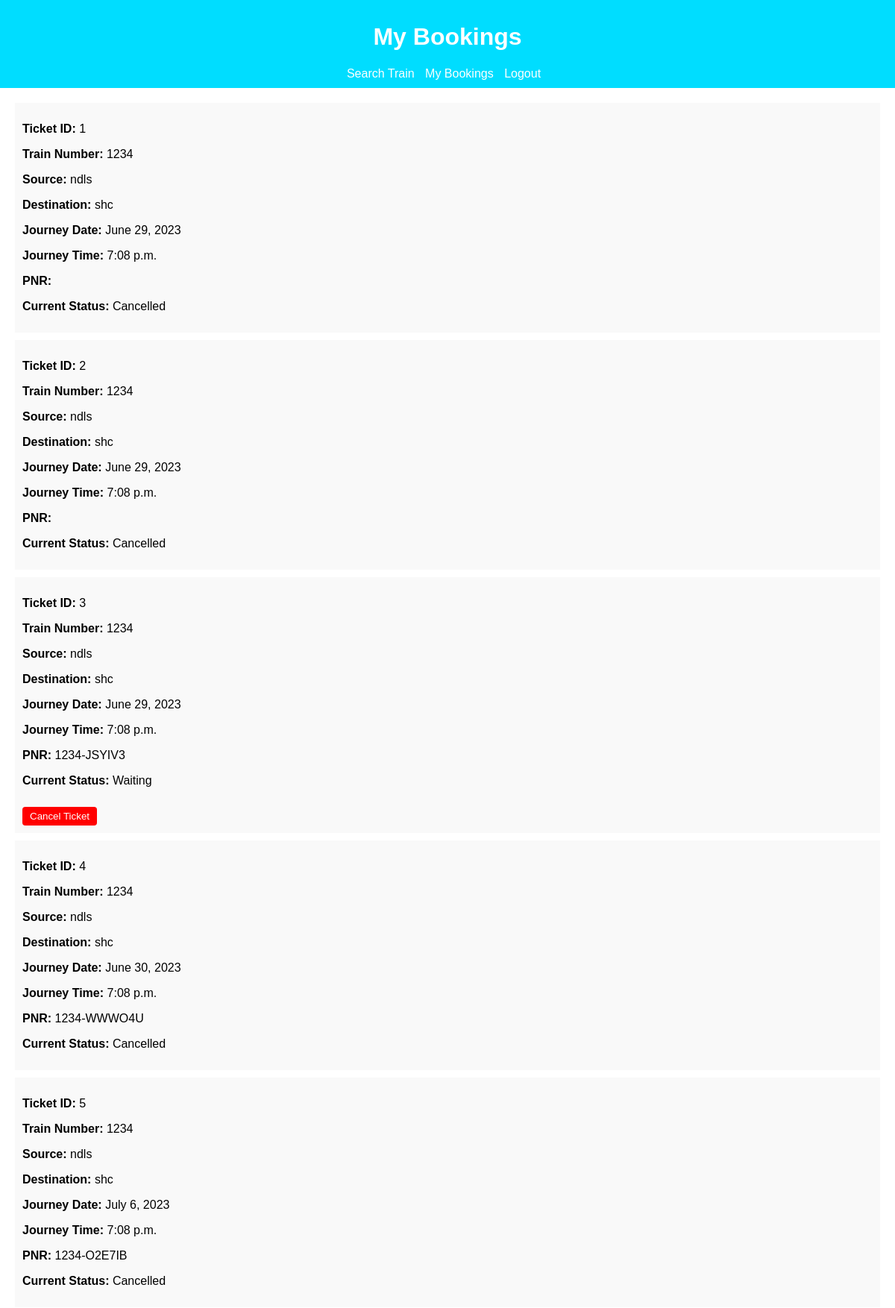
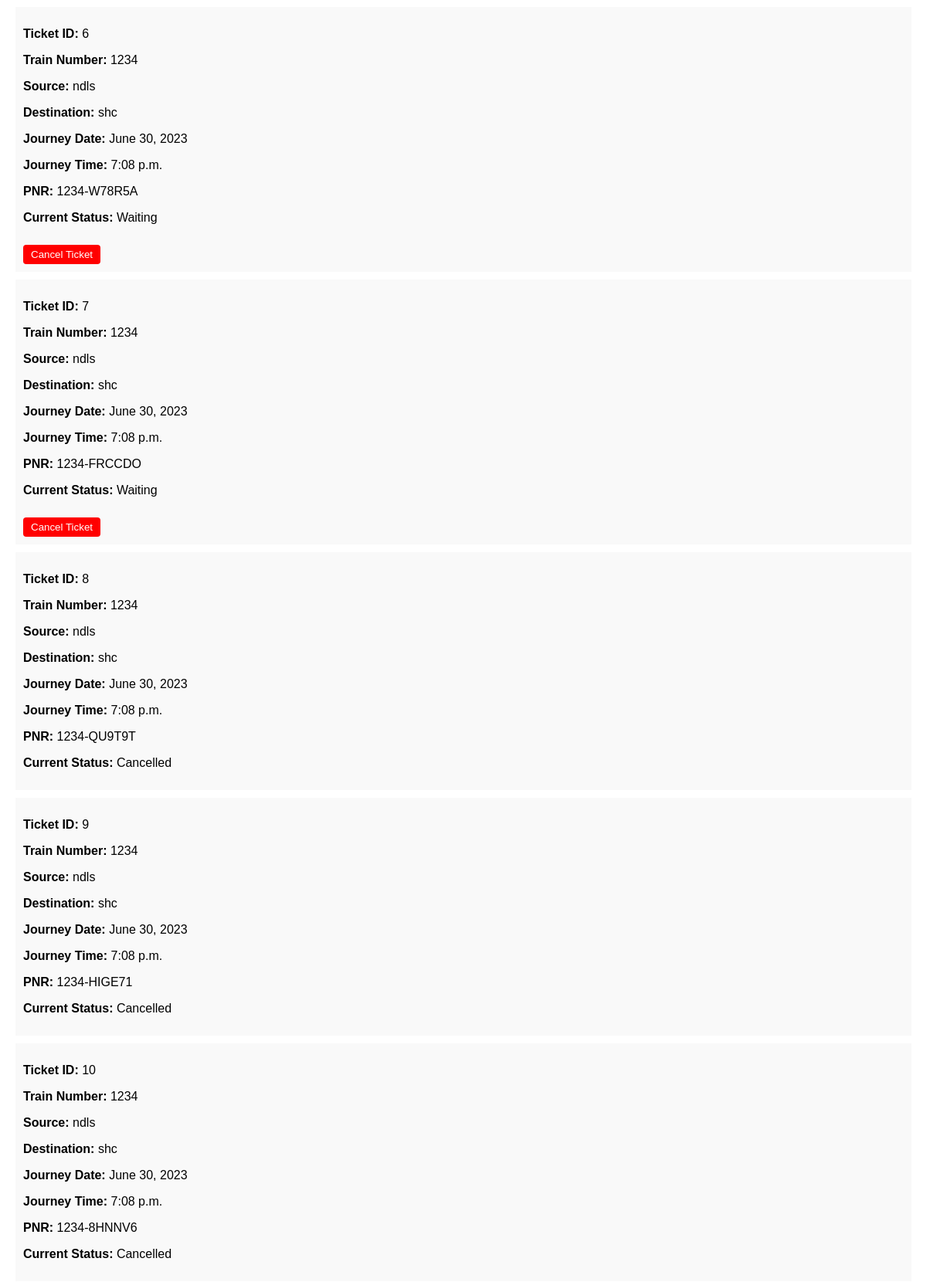
Screenshot of /core/my-bookings/ (signed in, upper part) with the database file from the repository (2 pictures, top to bottom).
### core/models.py (models this page shows)
class Ticket(models.Model):
    user = models.ForeignKey(CustomUser, on_delete=models.CASCADE)
    train_number = models.CharField(max_length=100)
    source = models.CharField(max_length=100)
    destination = models.CharField(max_length=100)
    journey_date = models.DateField()
    journey_time = models.TimeField()
    pnr = models.CharField(max_length=100)
    status = models.CharField(default='Waiting', max_length=100)

### core/views.py (the view)
# urls.py: path('my-bookings/', my_bookings, name='my_bookings'),
def my_bookings(request):
    tickets = Ticket.objects.filter(user=request.user)
    return render(request, 'my_bookings.html', {'tickets': tickets})

### templates/my_bookings.html (shortened to what this page needs)
<!DOCTYPE html>
<html>
<head>
</head>
<body>
    <header>
        <h1>My Bookings</h1>
        <nav>
            <ul>
                <li><a href="{% url 'core:train_search' %}">Search Train</a></li>
                <li><a href="{% url 'core:my_bookings' %}">My Bookings</a></li>
                <li><a href="{% url 'users:logout' %}">Logout</a></li>
            </ul>
        </nav>
    </header>
    <div class="container">
        {% if tickets %}
        <ul class="booking-list">
            {% for ticket in tickets %}
            <li class="booking-item">
                <p><strong>Ticket ID:</strong> {{ ticket.id }}</p>
                <p><strong>Train Number:</strong> {{ ticket.train_number }}</p>
                <p><strong>Source:</strong> {{ ticket.source }}</p>
                <p><strong>Destination:</strong> {{ ticket.destination }}</p>
                <p><strong>Journey Date:</strong> {{ ticket.journey_date }}</p>
                <p><strong>Journey Time:</strong> {{ ticket.journey_time }}</p>
                <p><strong>PNR:</strong> {{ ticket.pnr }}</p>
                <p><strong>Current Status:</strong> {{ ticket.status }}</p>
                {% if ticket.status != "Cancelled" %}
                <button type="button" class="btn" onclick="cancelTicket('{{ ticket.id }}')">Cancel Ticket</button>
                {% endif %}
            </li>
            {% endfor %}
        </ul>
        {% else %}
        <p>No bookings found.</p>
        {% endif %}
    </div>
</body>
</html>

### templates/my_bookings.html (style rules this page uses)
body { font-family: Arial, sans-serif; margin: 0; padding: 0; }
header { background-color: rgb(0, 221, 255); color: #fff; padding: 10px; text-align: center; }
nav ul { list-style-type: none; padding: 0; margin: 0; }
nav ul li { display: inline-block; margin-right: 10px; }
nav ul li a { color: #fff; text-decoration: none; }
.container { margin: 20px; }
.booking-list { list-style-type: none; padding: 0; }
.booking-item { background-color: #f9f9f9; padding: 10px; margin-bottom: 10px; }
.btn { display: inline-block; margin-top: 10px; padding: 5px 10px; background-color: #ff0000; color: white; border: none; border-radius: 4px; cursor: pointer; }

### rows the page displays
Ticket: id "1", train_number "1234", source "ndls", destination "shc", journey_date "June 29, 2023", journey_time "7:08 p.m.", status "Cancelled"
Ticket: id "2", train_number "1234", source "ndls", destination "shc", journey_date "June 29, 2023", journey_time "7:08 p.m.", status "Cancelled"
Ticket: id "3", train_number "1234", source "ndls", destination "shc", journey_date "June 29, 2023", journey_time "7:08 p.m.", pnr "1234-JSYIV3", status "Waiting"
Ticket: id "4", train_number "1234", source "ndls", destination "shc", journey_date "June 30, 2023", journey_time "7:08 p.m.", pnr "1234-WWWO4U", status "Cancelled"
Ticket: id "5", train_number "1234", source "ndls", destination "shc", journey_date "July 6, 2023", journey_time "7:08 p.m.", pnr "1234-O2E7IB", status "Cancelled"
Ticket: id "6", train_number "1234", source "ndls", destination "shc", journey_date "June 30, 2023", journey_time "7:08 p.m.", pnr "1234-W78R5A", status "Waiting"
Ticket: id "7", train_number "1234", source "ndls", destination "shc", journey_date "June 30, 2023", journey_time "7:08 p.m.", pnr "1234-FRCCDO", status "Waiting"
Ticket: id "8", train_number "1234", source "ndls", destination "shc", journey_date "June 30, 2023", journey_time "7:08 p.m.", pnr "1234-QU9T9T", status "Cancelled"
Ticket: id "9", train_number "1234", source "ndls", destination "shc", journey_date "June 30, 2023", journey_time "7:08 p.m.", pnr "1234-HIGE71", status "Cancelled"
Ticket: id "10", train_number "1234", source "ndls", destination "shc", journey_date "June 30, 2023", journey_time "7:08 p.m.", pnr "1234-8HNNV6", status "Cancelled"
